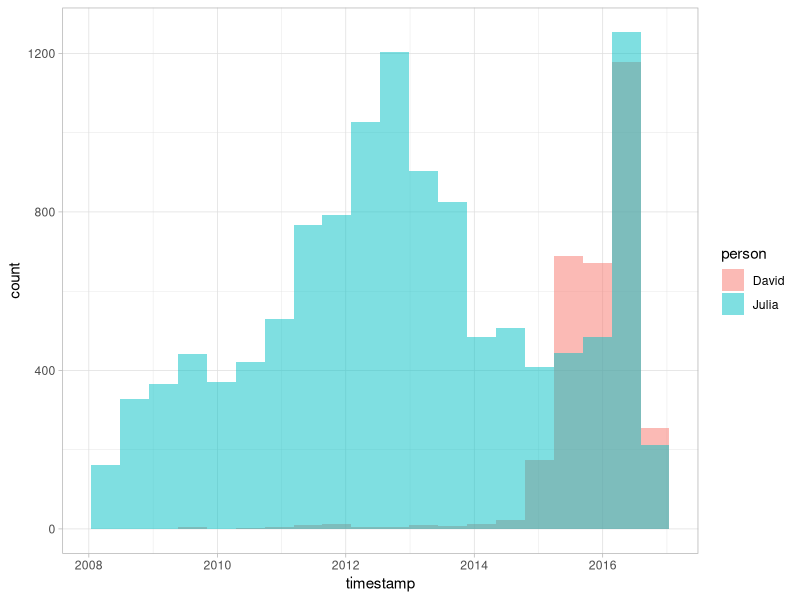
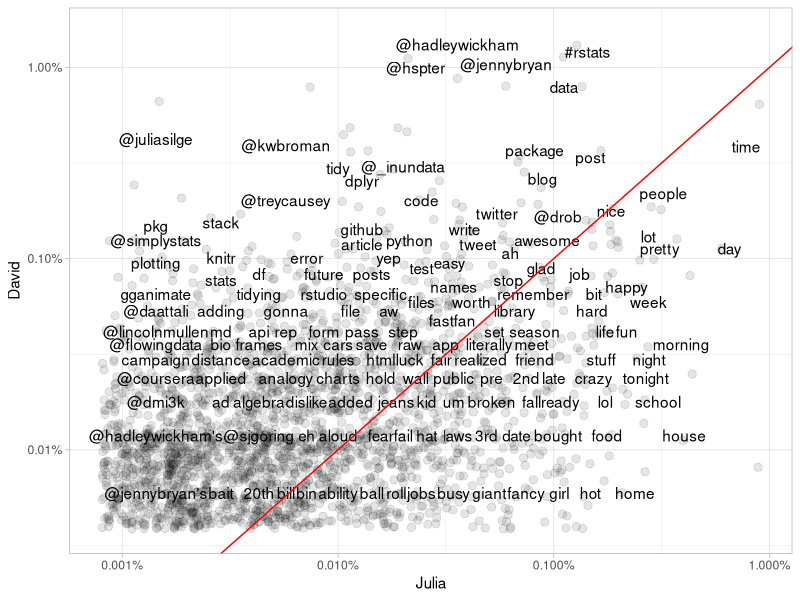
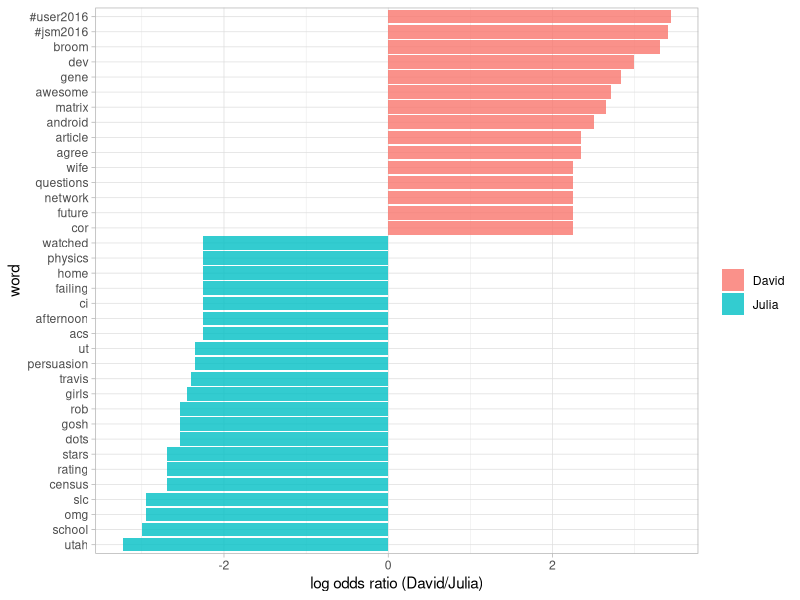

Recreate these plots in R, in order. (Note: this script raises an error after producing the figures.)
## ---- chunk 1
library(knitr)
opts_chunk$set(message = FALSE, warning = FALSE, cache = TRUE, cache.lazy = FALSE)
options(width = 100, dplyr.width = 100)
library(ggplot2)
theme_set(theme_light())
## ---- chunk 2
library(lubridate)
library(ggplot2)
library(dplyr)
library(readr)

tweets_julia <- read_csv("data/tweets_julia.csv")
tweets_dave <- read_csv("data/tweets_dave.csv")
tweets <- bind_rows(tweets_julia %>% 
                      mutate(person = "Julia"),
                    tweets_dave %>% 
                      mutate(person = "David")) %>%
  mutate(timestamp = ymd_hms(timestamp))

ggplot(tweets, aes(x = timestamp, fill = person)) +
  geom_histogram(alpha = 0.5, position = "identity", bins = 20)
## ---- chunk 3
library(tidytext)
library(stringr)

reg <- "([^A-Za-z_\\d#@']|'(?![A-Za-z_\\d#@]))"
tidy_tweets <- tweets %>% 
  filter(!str_detect(text, "^RT")) %>%
  mutate(text = str_replace_all(text, "https://t.co/[A-Za-z\\d]+|http://[A-Za-z\\d]+|&amp;|&lt;|&gt;|RT|https", "")) %>%
  unnest_tokens(word, text, token = "regex", pattern = reg) %>%
  filter(!word %in% stop_words$word,
         str_detect(word, "[a-z]"))
## ---- chunk 4
frequency <- tidy_tweets %>% 
  group_by(person) %>% 
  count(word, sort = TRUE) %>% 
  left_join(tidy_tweets %>% 
              group_by(person) %>% 
              summarise(total = n())) %>%
  mutate(freq = n/total)

frequency
## ---- chunk 5
library(tidyr)

frequency <- frequency %>% 
  select(person, word, freq) %>% 
  spread(person, freq) %>%
  arrange(Julia, David)

frequency
## ---- chunk 6
library(scales)

ggplot(frequency, aes(Julia, David)) +
  geom_jitter(alpha = 0.1, size = 2.5, width = 0.25, height = 0.25) +
  geom_text(aes(label = word), check_overlap = TRUE, vjust = 1.5) +
  scale_x_log10(labels = percent_format()) +
  scale_y_log10(labels = percent_format()) +
  geom_abline(color = "red")
## ---- chunk 7
tidy_tweets <- tidy_tweets %>%
  filter(timestamp >= as.Date("2016-01-01"),
         timestamp < as.Date("2017-01-01"))
## ---- chunk 8
word_ratios <- tidy_tweets %>%
  filter(!str_detect(word, "^@")) %>%
  count(word, person) %>%
  filter(sum(n) >= 10) %>%
  spread(person, n, fill = 0) %>%
  ungroup() %>%
  mutate_each(funs((. + 1) / sum(. + 1)), -word) %>%
  mutate(logratio = log(David / Julia)) %>%
  arrange(desc(logratio))
## ---- chunk 9
word_ratios %>% 
  arrange(abs(logratio))
## ---- chunk 10
word_ratios %>%
  group_by(logratio < 0) %>%
  top_n(15, abs(logratio)) %>%
  ungroup() %>%
  mutate(word = reorder(word, logratio)) %>%
  ggplot(aes(word, logratio, fill = logratio < 0)) +
  geom_bar(alpha = 0.8, stat = "identity") +
  coord_flip() +
  ylab("log odds ratio (David/Julia)") +
  scale_fill_discrete(name = "", labels = c("David", "Julia"))
## ---- chunk 11
words_by_time <- tidy_tweets %>%
  filter(!str_detect(word, "^@")) %>%
  mutate(time_floor = floor_date(timestamp, unit = "1 month")) %>%
  count(time_floor, person, word) %>%
  ungroup() %>%
  group_by(person, time_floor) %>%
  mutate(time_total = sum(n)) %>%
  group_by(word) %>%
  mutate(word_total = sum(n)) %>%
  ungroup() %>%
  rename(count = n) %>%
  filter(word_total > 30)

words_by_time
## ---- chunk 12
nested_data <- words_by_time %>%
  nest(-word, -person) 

nested_data
## ---- chunk 13
library(purrr)

nested_models <- nested_data %>%
  mutate(models = map(data, ~ glm(cbind(count, time_total) ~ time_floor, ., 
                                  family = "binomial")))

nested_models
## ---- chunk 14
library(broom)

slopes <- nested_models %>%
  unnest(map(models, tidy)) %>%
  filter(term == "time_floor") %>%
  mutate(adjusted.p.value = p.adjust(p.value))
## ---- chunk 15
top_slopes <- slopes %>% 
  filter(adjusted.p.value < 0.1)

top_slopes
## ---- chunk 16
words_by_time %>%
  inner_join(top_slopes, by = c("word", "person")) %>%
  filter(person == "David") %>%
  ggplot(aes(time_floor, count/time_total, color = word)) +
  geom_line(alpha = 0.8, size = 1.3) +
  labs(x = NULL, y = "Word frequency")
## ---- chunk 17
words_by_time %>%
  inner_join(top_slopes, by = c("word", "person")) %>%
  filter(person == "Julia") %>%
  ggplot(aes(time_floor, count/time_total, color = word)) +
  geom_line(alpha = 0.8, size = 1.3) +
  labs(x = NULL, y = "Word frequency")
## ---- chunk 18
tweets_julia <- read_csv("data/juliasilge_tweets.csv")
tweets_dave <- read_csv("data/drob_tweets.csv")
tweets <- bind_rows(tweets_julia %>% 
                      mutate(person = "Julia"),
                    tweets_dave %>% 
                      mutate(person = "David")) %>%
  mutate(created_at = ymd_hms(created_at))
## ---- chunk 19
tidy_tweets <- tweets %>% 
  filter(!str_detect(text, "^(RT|@)")) %>%
  mutate(text = str_replace_all(text, "https://t.co/[A-Za-z\\d]+|http://[A-Za-z\\d]+|&amp;|&lt;|&gt;|RT|https", "")) %>%
  unnest_tokens(word, text, token = "regex", pattern = reg) %>%
  anti_join(stop_words)

tidy_tweets
## ---- chunk 20
totals <- tidy_tweets %>% 
  group_by(person, id) %>% 
  summarise(rts = sum(retweets)) %>% 
  group_by(person) %>% 
  summarise(total_rts = sum(rts))

totals
## ---- chunk 21
word_by_rts <- tidy_tweets %>% 
  group_by(id, word, person) %>% 
  summarise(rts = first(retweets)) %>% 
  group_by(person, word) %>% 
  summarise(retweets = median(rts), uses = n()) %>%
  left_join(totals) %>%
  filter(retweets != 0) %>%
  ungroup()

word_by_rts %>% 
  filter(uses >= 5) %>%
  arrange(desc(retweets))
## ---- chunk 22
word_by_rts %>%
  filter(uses >= 5) %>%
  group_by(person) %>%
  top_n(10, retweets) %>%
  arrange(retweets) %>%
  mutate(word = factor(word, unique(word))) %>%
  ungroup() %>%
  ggplot(aes(word, retweets, fill = person)) +
  geom_bar(stat = "identity", alpha = 0.8, show.legend = FALSE) +
  facet_wrap(~ person, scales = "free", ncol = 2) +
  coord_flip() +
  labs(x = NULL, 
       y = "Median # of retweets for tweets containing each word")
## ---- chunk 23
totals <- tidy_tweets %>% 
  group_by(person, id) %>% 
  summarise(favs = sum(favorites)) %>% 
  group_by(person) %>% 
  summarise(total_favs = sum(favs))

word_by_favs <- tidy_tweets %>% 
  group_by(id, word, person) %>% 
  summarise(favs = first(favorites)) %>% 
  group_by(person, word) %>% 
  summarise(favorites = median(favs), uses = n()) %>%
  left_join(totals) %>%
  filter(favorites != 0) %>%
  ungroup()
## ---- chunk 24
word_by_favs %>%
  filter(uses >= 5) %>%
  group_by(person) %>%
  top_n(10, favorites) %>%
  arrange(favorites) %>%
  mutate(word = factor(word, unique(word))) %>%
  ungroup() %>%
  ggplot(aes(word, favorites, fill = person)) +
  geom_bar(stat = "identity", alpha = 0.8, show.legend = FALSE) +
  facet_wrap(~ person, scales = "free", ncol = 2) +
  coord_flip() +
  labs(x = NULL, 
       y = "Median # of favorites for tweets containing each word")
